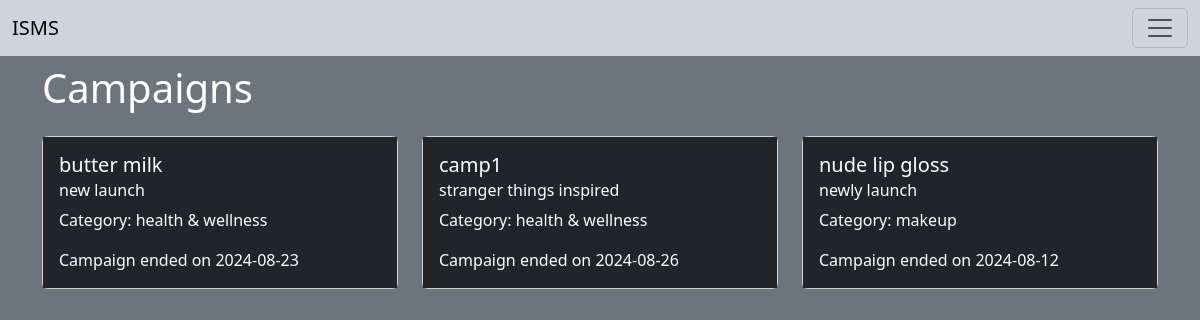
The app's page /search_campaign (signed in) with its own data.
### application/models.py (models this page shows, shortened)
class Campaign(db.Model):
    __tablename__="campaign"
    id=db.Column(db.Integer, primary_key=True)
    name=db.Column(db.String, nullable=False)
    sponser_id=db.Column(db.Integer, db.ForeignKey('sponser.id'), nullable=False)
    description=db.Column(db.Text, nullable=True)
    startdate=db.Column(db.Date, nullable=False)
    enddate=db.Column(db.Date, nullable=False)
    budget=db.Column(db.Numeric, nullable=False)
    visibility=db.Column(db.Enum('public', 'private', name='types'), nullable=False)
    goals=db.Column(db.Text, nullable=True)
    ads=db.relationship('Adrequest', backref='campaign', lazy=True)

class Category(db.Model):
    __tablename__="category"
    id=db.Column(db.Integer, primary_key=True)
    name=db.Column(db.String, nullable=False)
    influencers=db.relationship('Influencer', backref='category', lazy=True)
    sponsers=db.relationship('Sponser', backref='category', lazy=True)

### application/controller/user.py (the view)
@app.route('/search_campaign')
def search_campaign():
    global user_logged
    if not user_logged:
        return redirect(url_for('home'))
    if request.method=='GET':
        category=request.args.get('category')
        query = Sponser.query
        sps=[]
        if category:
            cat=Category.query.filter(func.lower(Category.name).ilike(f'%{category.lower()}%')).first()
            if cat:
                category_id=cat.id
                query = query.filter_by(category_id=category_id)
                sps=query.all()
        else:
            sps=Sponser.query.all()
        camps=[]
        for sp in sps:
            camps+=sp.campaigns
        current_date = datetime.now().date()
        inf=Influencer.query.filter_by(username=user_logged).first()
        ads=inf.adrequests
        camp_ids=[ad.campaign_id for ad in ads if ad.req_sent=='inf' or (ad.req_sent=='negociate_by_inf' and ad.status=='Pending')]
        print(camp_ids)
        return render_template('search_campaign.html', camps=camps, current_date=current_date, camp_ids=camp_ids)

### templates/search_campaign.html
{% extends "layout_in.html" %}
{%block content%}
    <div class="container mt-5 ">
        <h1 class="mb-4">Campaigns</h1>
        {%if camps==[]%}
        <h3>desired category could not be found</h3>
        <button type="submit" class="btn btn-primary"><a href="{{ url_for('camp_sb') }}" class="text-decoration-none text-white" type="button">search valid</a></button>
        {%else%}
        <div class="row row-cols-1 row-cols-md-3 g-4">
            {% for camp in camps %}
                {%if camp.visibility=='public'%}
                <div class="col" class="form-group">
                    <div class="card h-100">
                        <div class="card-body bg-dark text-white">
                            <h5 class="card-title">{{camp.name}}</h5>
                            <h6 class="card-subtitle mb-2">{{camp.description}}</h6>
                            <p class="card-text">Category: {{camp.sponser.category.name}}</p>
                            {%if current_date < camp.enddate %}
                            {%if camp.id in camp_ids%}
                            <button type="submit" class="btn btn-primary" disabled >adreqsent</button>
                            {%else%}
                            <div class="container-sm">
                                <form method="post">
                                    <input type="number" value="{{camp.id}}" readonly hidden name="id">
                                    <button type="submit" class="btn btn-primary"><a href="{{ url_for('adreq_by_inf', camp_id=camp.id) }}" class="text-decoration-none text-white" type="button">sendAdRequest</a></button>
                            </form>
                            </div>
                            {%endif%}
                            {%else%}
                            <p class="card-text">Campaign ended on {{camp.enddate}}</p>
                            {%endif%}
                        </div>
                    </div>
                </div>
                {% endif %}
            {% endfor %}
        </div>
        {%endif%}
    </div>
{%endblock%}

### records on screen
Campaign: name "butter milk", description "new launch", sponser.category.name "health & wellness", enddate "2024-08-23"
Campaign: name "camp1", description "stranger things inspired", sponser.category.name "health & wellness", enddate "2024-08-26"
Campaign: name "nude lip gloss", description "newly launch", sponser.category.name "makeup", enddate "2024-08-12"
